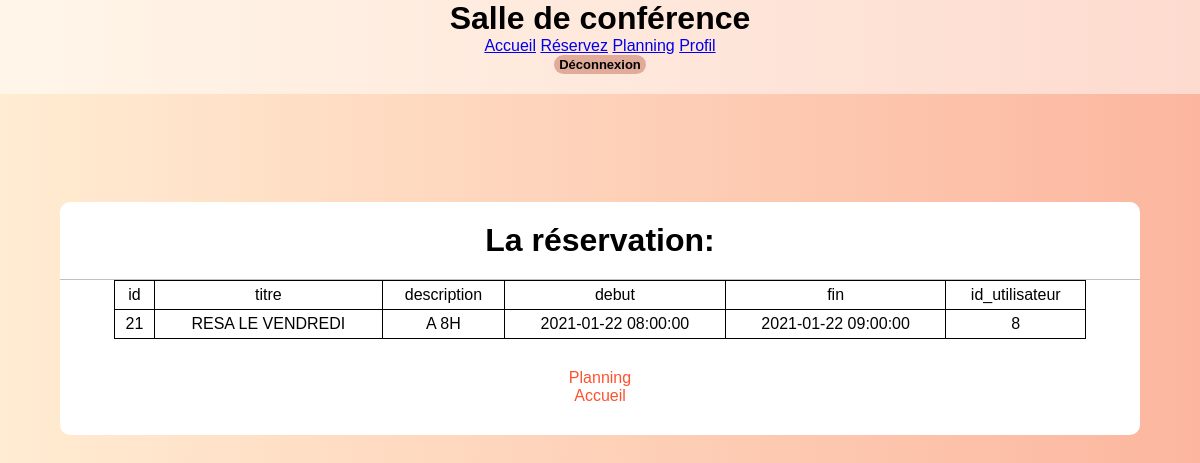
Screenshot of /reservation.php?id=21 (signed in) with the database file from the repository.
### tables this page shows
CREATE TABLE IF NOT EXISTS `reservations` (
  `id` int(11) NOT NULL AUTO_INCREMENT,
  `titre` varchar(255) NOT NULL,
  `description` text NOT NULL,
  `debut` datetime NOT NULL,
  `fin` datetime NOT NULL,
  `id_utilisateur` int(11) NOT NULL,
  PRIMARY KEY (`id`)
);

### classes/user-pdo.php (called while the page is built, shortened)
<?php
class user {
    private $db;
    public function __construct($login, $password, $bddpass = null)
    {
        $this->db = $this->db_connect();
    }
    public function db_connect() {
        $host = 'localhost';
        $dbs   = 'reservationsalles';
        $user = 'root';
        $password = '';
        $charset = 'utf8mb4';
        $dsn = "mysql:host=$host;dbname=$dbs;charset=$charset";
        try {
            $db = new PDO($dsn, $user, $password);
            $db->setAttribute(PDO::ATTR_ERRMODE, PDO::ERRMODE_EXCEPTION);
            return $db;
        }
        catch (PDOException $e)
        {
            exit($e->getMessage());
        }
    }
    public function showReservation()
    {
        $id = $_GET['id'];
        $sql= "SELECT * FROM `reservations` WHERE `id` = :id";
        $stm=$this->db->prepare($sql);
        $stm->execute(['id'=>$id]);
        $result = $stm->fetchAll(PDO::FETCH_ASSOC);
        return $result;
    }
    public function showTitleReservation()
    {
        $sql= "SELECT COLUMN_NAME FROM INFORMATION_SCHEMA.COLUMNS WHERE TABLE_NAME='reservations'";
        $stm=$this->db->prepare($sql);
        $stm->execute();
        $result = $stm->fetchAll(PDO::FETCH_ASSOC);
        return $result;
    }
}
?>

### reservation.php (the view, shortened to what this page needs)
<!DOCTYPE html>
<html lang="fr">
<head>
    <link rel="stylesheet" href="style.css">
</head>
<?php
if (isset($_SESSION['id'])) {
    require('classes/user-pdo.php');
    $user = new user(NULL, NULL);
    $user->connect();
}
else {
    header ('location: connexion.php');
}
?>
<body>
    <header>
        <h1>Salle de conférence</h1>
        <section>
            <a href="index.php">Accueil</a>
            <a href="reservation-form.php">Réservez</a>
            <a href="planning.php">Planning</a>
            <?php
            if (isset($_SESSION['login']))
                echo ('<a href="profil.php">Profil</a></section>
                    <form action="index.php" method="post"><input type="submit" name="deconnexion" id="logout" value="Déconnexion"/></form>');
            else if (!isset($_SESSION['login']))
                echo ('<a href="inscription.php">Inscription</a>
                    <a href="connexion.php">Connexion</a></section>');
            ?>
    </header>
    <div class="reservation">
        <h1>La réservation: </h1>
        <table>
            <thead>
            <tr>
                <?php
                $nomchamp = $user->showTitleReservation();
                foreach ($nomchamp as $result)
                {
                    foreach ($result as $key => $value) {
                        echo '<td>' .$value.'</td>';
                    }
                }
                ?>
            </tr>
            </thead>
            <tbody>
            <?php
            $all_result = $user->showReservation();
            foreach ($all_result as $result)
            {
                echo '<tr>';
                foreach ($result as $key => $value) {
                    echo '<td>' .$value.'</td>';
                }
                echo '</tr>';
            }
            ?>
            </tbody>
        </table>
        <div class="signup_link">
            <a href="planning.php">Planning</a> <br>
            <a href="index.php">Accueil</a>
        </div>
    </div>
</body>
</html>

### style.css (style rules this page uses)
* { margin: 0; padding: 0; box-sizing: border-box; }
body { margin: 0; padding: 0; font-family: 'Lucida Sans', 'Lucida Sans Regular', 'Lucida Grande', 'Lucida Sans Unicode', Geneva, Verdana, sans-serif; background-image: linear-gradient(to right, #ffecd2 0%, #fcb69f 100%); background-attachment: fixed; height: 100vh; width: 98%; overflow-x: hidden; }
header { width: 100vw; background-color: rgba(255, 255, 255, .5); padding: 0 0 20px 0; margin-bottom: 3rem; display: grid; place-items: center; }
#logout { width: auto; height: auto; background: none; color: black; font-size: small; background: #e0ac99; border: none; padding: 2px 5px; }
table { border-collapse: collapse; width: fit-content; margin: auto; margin-top: 20px; }
.reservation { position: absolute; left: 50%; margin-top: 5%; transform: translate(-50%); width: 90%; background-color: white; border-radius: 10px; padding-top: 20px; }
.reservation h1 { text-align: center; padding: 0 0 20px 0; border-bottom: 1px solid silver; }
.reservation table { width: 90%; margin: auto; }
.reservation table td { padding: 5px; text-align: center; border: black 1px solid; }
input[type="submit"], #deco { width: 100%; height: 50px; border: 1px solid #F09819; background-image: linear-gradient(to right, #FF512F 0%, #F09819 51%, #FF512F 100%); transition: 0.9s; background-size: 200% auto; border-radius: 25px; font-size: 18px; color: #e9f4fb; font-weight: 700; cursor: pointer; outline: none; }
.signup_link { margin: 30px 0; text-align: center; font-size: 16px; color: #666666; }
.signup_link a { color: #FF512F; text-decoration: none; }

### rows the page displays
reservations: id "21", titre "RESA LE VENDREDI", description "A 8H", debut "2021-01-22 08:00:00", fin "2021-01-22 09:00:00", id_utilisateur "8"

### other values shown
$value "id"
$value "titre"
$value "description"
$value "debut"
$value "fin"
$value "id_utilisateur"
